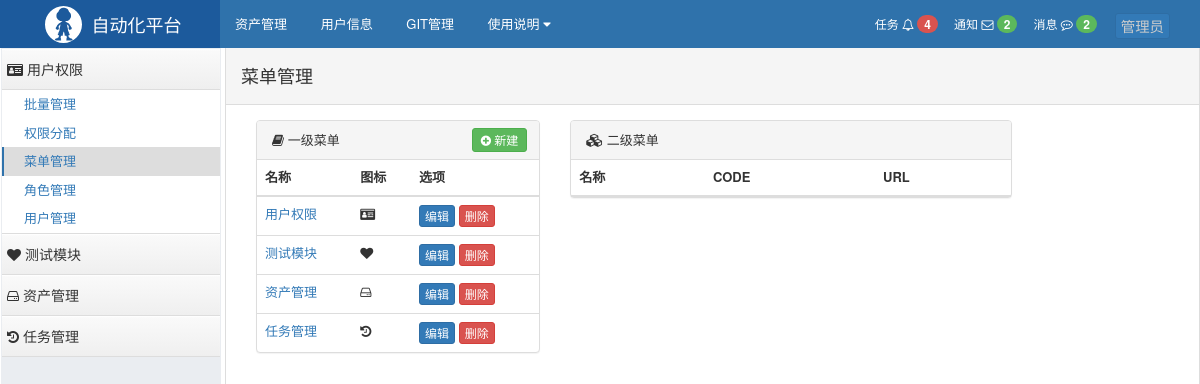
/users/menu/list/ (signed in), run on the app's committed database.
### users/models.py (models this page shows, shortened)
class UserInfo(AbstractUser):
    SEX = (
        (0, '男'),
        (1, '女'),
    )
    name = models.CharField('中文名', max_length=30)
    phone = models.CharField('手机', max_length=11, null=True, blank=True)
    sex = models.IntegerField(choices=SEX, null=True, blank=True, verbose_name="性别")
    class Meta:
        verbose_name = '用户信息'

class Menu_Level_One(models.Model):
    title = models.CharField(max_length=32, verbose_name='一级菜单名称')
    icon = models.CharField(max_length=32, verbose_name='图标')
    class Meta:
        verbose_name = '一级菜单'

class Menu_Level_Two(models.Model):
    title = models.CharField(verbose_name='标题', max_length=32)
    url = models.CharField(verbose_name='含正则的url', max_length=128)
    name = models.CharField(verbose_name='url的名称', max_length=32, unique=True)
    menu = models.ForeignKey(
        to='Menu_Level_One',
        verbose_name='所属菜单',
        null=True, blank=True,
        help_text='null标示不是菜单,非null表示二级菜单',
        on_delete=models.CASCADE
    )
    pid = models.ForeignKey(
        to=Permission,
        verbose_name='关联的权限',
        null=True,
        blank=True,
        related_name='parents',
        help_text='对于非菜单权限需要选择一个可以成为菜单的权限,用户做默认展开和选中菜单',
        on_delete=models.CASCADE
    )
    class Meta:
        verbose_name = '二级菜单'

### users/views/menu.py (the view)
# urls.py: path('menu/list/', Menu_ListView.as_view(), name='menu_list'),
class Menu_ListView(LoginRequiredMixin, PermissionRequiredMixin, TemplateView):
    template_name = "users/menu_list.html"
    permission_required = 'users.view_menu_level_one'
    def get_context_data(self, **kwargs):
        context = super(Menu_ListView, self).get_context_data(**kwargs)
        menu_id = self.request.GET.get('mid')
        second_menu_id = self.request.GET.get('sid')
        menu = Menu_Level_One.objects.all()
        if not Menu_Level_One.objects.filter(id=menu_id).exists():
            menu_id = None
        if menu_id:
            second_menu = Menu_Level_Two.objects.filter(menu_id=menu_id)
        else:
            second_menu = []
        context['menus'] = menu
        context['menu_id'] = menu_id
        context['second_menu'] = second_menu
        context['second_menu_id'] = second_menu_id
        return context

### users/templatetags/menu.py (called while the page is built)
@register.inclusion_tag('users/path_navigation.html')
def path_navigation(request):
    current_url = request.path_info
    user_object = Users.objects.get(id=request.user.id)
    url_record = "权限不足"
    if user_object:
        permissions_set = set()
        for item in user_object.groups.all():
            for i in item.permissions.all().values('id'):
                permissions_set.add(i['id'])
        for item in user_object.user_permissions.all().values('id'):
            permissions_set.add(item['id'])
        menu_level_two_queryset = Menu_Level_Two.objects.filter(
            pid__in=list(permissions_set)).values()
        for item in menu_level_two_queryset:
            if re.match(item['url'], current_url):
                url_record = item['title']
                break
    return {'url_record': url_record}

### templates/users/menu_list.html (shortened to what this page needs)
{% extends 'base/layout.html' %}
{% block page-content %}
    <div class="luffy-container">
        <div class="col-md-4">
            <div class="bs-example" data-example-id="table-within-panel">
                <div class="panel panel-default">
                    <div class="panel-heading">
                        <i class="fa fa-book" aria-hidden="true"></i> 一级菜单
                        <a href="{% url 'users:menu_add' %}" class="right btn btn-success btn-xs"
                           style="padding: 2px 8px;margin: -3px;">
                            <i class="fa fa-plus-circle" aria-hidden="true"></i>
                            新建
                        </a>
                    </div>
                    <table class="table">
                        <thead>
                        <tr>
                            <th>名称</th>
                            <th>图标</th>
                            <th>选项</th>
                        </tr>
                        </thead>
                        <tbody>
                        {% for row in menus %}
                            <tr class="{% if row.id|safe == menu_id %}active{% endif %}">
                                <td><a href="?mid={{ row.id }}">{{ row.title }}</a></td>
                                <td><i class="fa {{ row.icon }}" aria-hidden="true"></i></td>
                                <td>
                                        <a href="{% url 'users:menu_update' pk=row.id %}" class="btn btn-primary btn-xs">编辑</a>
                                        <a href="{% url 'users:menu_del' pk=row.id %}" class="btn btn-danger btn-xs">删除</a>
                                </td>
                            </tr>
                        {% endfor %}
                        </tbody>
                    </table>
                </div>
            </div>
        </div>
        <div class="col-md-6">
            <div class="bs-example" data-example-id="table-within-panel">
                <div class="panel panel-default">
                    <div class="panel-heading">
                        <i class="fa fa-cubes" aria-hidden="true"></i> 二级菜单
                    </div>
                    <table class="table">
                        <thead>
                        <tr>
                            <th>名称</th>
                            <th>CODE</th>
                            <th>URL</th>
                        </tr>
                        </thead>
                    </table>
                </div>
            </div>
        </div>
    </div>
{% endblock %}

### templates/base/layout.html (shortened to what this page needs)
{% load static %}
{% load menu %}
<!DOCTYPE html>
<html lang="en">
<head>
    <link rel="stylesheet" href="{% static '/plugins/bootstrap/css/bootstrap.css' %} " />
    <link rel="stylesheet" href="{% static '/plugins/font-awesome/css/font-awesome.css' %} " />
    <link rel="stylesheet" href="{% static '/css/commons.css' %} " />
    <link rel="stylesheet" href="{% static '/css/nav.css' %} " />
    <link rel="stylesheet" href="{% static '/css/rbac.css' %} " />
    <link rel="stylesheet" href="{% static '/css/search-group.css' %} " />
</head>
<body>
    <div class="pg-header">
        <div class="nav">
            <div class="logo-area left">
                <a href="#">
                    <img class="logo" src="{% static 'img/logo.svg' %}">
                    <span style="font-size: 18px;">自动化平台 </span>
                </a>
            </div>
            <div class="left-menu left">
                <a class="menu-item">资产管理</a>
                <a class="menu-item">用户信息</a>
                <a class="menu-item">GIT管理</a>
                <div class="menu-item">
                    <span>使用说明</span>
                    <i class="fa fa-caret-down" aria-hidden="true"></i>
                </div>
            </div>
            <div class="right-menu right clearfix">
                <div class="user-info right">
                    <a href="#" class="more-item btn btn-primary btn-xs" style="color:#ccc; font-size: larger;">
                        {{ request.user.name }}
                    </a>
                </div>
                <a class="user-menu right">
                    消息
                    <i class="fa fa-commenting-o" aria-hidden="true"></i>
                    <span class="badge bg-success">2</span>
                </a>
                <a class="user-menu right">
                    通知
                    <i class="fa fa-envelope-o" aria-hidden="true"></i>
                    <span class="badge bg-success">2</span>
                </a>
                <a class="user-menu right">
                    任务
                    <i class="fa fa-bell-o" aria-hidden="true"></i>
                    <span class="badge bg-danger">4</span>
                </a>
            </div>
        </div>
    </div>
    <div class="pg-body">
        <div class="left-menu">
            <div class="menu-body">
                {% multi_menu request %}
            </div>
        </div>
        <div class="right-body">
            {% path_navigation request %}
            {% block page-content %} {% endblock %}
        </div>
    </div>
</body>
</html>

### templates/users/multi_menu.html
<div class="multi-menu">
    {% for item in menu_dict.values %}
        <div class="item">
            <div class="title"><span class="icon-wrap"><i class="fa {{ item.icon }}"></i></span> {{ item.title }}</div>
            <div class="body {{ item.class }}">
                {% for per in item.children %}
                        <a class="{{ per.class }}" style="{{ per.style }}" href="{{ per.url }}">{{ per.title }}</a>
                {% endfor %}
            </div>
        </div>
    {% endfor %}
</div>

### templates/users/path_navigation.html
<div>
    <ol class="breadcrumb no-radius no-margin" style="border-bottom: 1px solid #ddd;">
        <h4 class="title">{{ url_record }}</h4>
    </ol>
</div>

### static/css/commons.css (style rules this page uses)
body { margin: 0; }
img { border: 0; }
.left { float: left; }
.right { float: right; }
.clearfix:after { clear: both; display: block; visibility: hidden; height: 0; }
.bg-danger { background-color: #d9534f !important; color: #ffffff; }
.bg-success { background-color: #5cb85c !important; color: #ffffff; }
.badge { display: inline-block; min-width: 10px; padding: 3px 7px; font-size: 12px; font-weight: bold; line-height: 1; color: #fff; text-align: center; white-space: nowrap; vertical-align: baseline; background-color: #777; border-radius: 10px; }
.no-radius { border-radius: 0; }
.no-margin { margin: 0; }
.pg-body > .left-menu { background-color: #EAEDF1; position: absolute; left: 1px; top: 48px; bottom: 0; width: 220px; border: 1px solid #EAEDF1; overflow: auto; }
.pg-body > .right-body { position: absolute; left: 225px; right: 0; top: 48px; bottom: 0; overflow: scroll; border: 1px solid #ddd; border-top: 0; font-size: 13px; min-width: 755px; }
.luffy-container { padding: 15px; }

### static/css/nav.css (style rules this page uses)
.nav { min-width: 980px; height: 48px; background-color: #2F72AB; color: #ffffff; line-height: 48px; overflow: visible; font-size: 12px; }
.nav .logo-area { width: 220px; overflow: hidden; height: 48px; text-align: center; background-color: #1c5a9c; }
.nav .logo-area > a { color: #ffffff; text-decoration: none; display: inline-block; }
.nav .logo-area .logo { height: 37px; width: 37px; float: left; margin: 6px; margin-right: 10px; }
.nav .left-menu { font-size: 13px; }
.nav .left-menu .menu-item { display: inline-block; padding: 0 15px; cursor: pointer; position: relative; color: white; text-decoration: none; }
.nav .right-menu .user-menu { padding: 0 8px; cursor: pointer; color: white; text-decoration: none; }
.nav .right-menu .user-info { padding: 0 30px 0 10px; height: 48px; position: relative; }

### static/css/rbac.css (style rules this page uses)
.multi-menu .item { background-color: white; }
.multi-menu .item > .title { padding: 10px 5px; border-bottom: 1px solid #dddddd; cursor: pointer; color: #333; display: block; background: #efefef; background: -webkit-gradient(linear, left bottom, left top, color-stop(0, #efefef), color-stop(1, #fafafa)); background: -ms-linear-gradient(bottom, #efefef, #fafafa); background: -o-linear-gradient(bottom, #efefef, #fafafa); filter: progid:dximagetransform.microsoft.gradient(startColorStr='#e3e3e3', EndColorStr='#ffffff'); -ms-filter: "progid:DXImageTransform.Microsoft.gradient(startColorStr='#fafafa',EndColorStr='#efefef')"; box-shadow: inset 0 1px 1px white; }
.multi-menu .item > .body { border-bottom: 1px solid #dddddd; }
.multi-menu .item > .body a { display: block; padding: 5px 20px; text-decoration: none; border-left: 2px solid transparent; font-size: 13px; }
.multi-menu .item > .body a.active { border-left: 2px solid #2F72AB; }

### templates/base/layout.html (style rules this page uses)
body { margin: 0; }
.no-radius { border-radius: 0; }
.no-margin { margin: 0; }
.pg-body>.left-menu { background-color: #EAEDF1; position: absolute; left: 1px; top: 48px; bottom: 0; width: 220px; border: 1px solid #EAEDF1; overflow: auto; }
.pg-body>.right-body { position: absolute; left: 225px; right: 0; top: 48px; bottom: 0; overflow: scroll; border: 1px solid #ddd; border-top: 0; font-size: 13px; min-width: 755px; }
.luffy-container { padding: 15px; }

### data on the page
UserInfo: user.name "管理员"
Menu_Level_One: title "用户权限", title "用户权限"
Menu_Level_Two: title "批量管理"
Menu_Level_Two: title "权限分配"
Menu_Level_Two: title "菜单管理", title "菜单管理"
Menu_Level_Two: title "角色管理"
Menu_Level_Two: title "用户管理"
Menu_Level_One: title "测试模块", title "测试模块"
Menu_Level_One: title "资产管理", title "资产管理"
Menu_Level_One: title "任务管理", title "任务管理"
